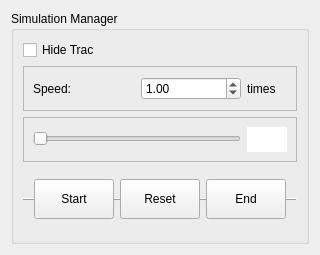
<?xml version="1.0" encoding="UTF-8"?>
<ui version="4.0">
 <class>TaskBox_SimulationManager</class>
 <widget class="QWidget" name="TaskBox_SimulationManager">
  <property name="enabled">
   <bool>true</bool>
  </property>
  <property name="geometry">
   <rect>
    <x>0</x>
    <y>0</y>
    <width>320</width>
    <height>255</height>
   </rect>
  </property>
  <property name="sizePolicy">
   <sizepolicy hsizetype="Preferred" vsizetype="Minimum">
    <horstretch>0</horstretch>
    <verstretch>0</verstretch>
   </sizepolicy>
  </property>
  <property name="minimumSize">
   <size>
    <width>0</width>
    <height>0</height>
   </size>
  </property>
  <property name="maximumSize">
   <size>
    <width>16777215</width>
    <height>280</height>
   </size>
  </property>
  <property name="windowTitle">
   <string>Form</string>
  </property>
  <layout class="QVBoxLayout" name="verticalLayout_2">
   <item>
    <widget class="QGroupBox" name="groupBox">
     <property name="minimumSize">
      <size>
       <width>0</width>
       <height>0</height>
      </size>
     </property>
     <property name="maximumSize">
      <size>
       <width>16777215</width>
       <height>240</height>
      </size>
     </property>
     <property name="title">
      <string>Simulation Manager</string>
     </property>
     <layout class="QVBoxLayout" name="verticalLayout">
      <item>
       <widget class="QCheckBox" name="checkBox_HideTrajectory">
        <property name="text">
         <string>Hide Trac</string>
        </property>
       </widget>
      </item>
      <item>
       <widget class="QFrame" name="frame_3">
        <property name="maximumSize">
         <size>
          <width>16777215</width>
          <height>45</height>
         </size>
        </property>
        <property name="frameShape">
         <enum>QFrame::StyledPanel</enum>
        </property>
        <property name="frameShadow">
         <enum>QFrame::Raised</enum>
        </property>
        <layout class="QHBoxLayout" name="horizontalLayout">
         <item>
          <widget class="QLabel" name="label">
           <property name="maximumSize">
            <size>
             <width>16777215</width>
             <height>25</height>
            </size>
           </property>
           <property name="text">
            <string>Speed:</string>
           </property>
          </widget>
         </item>
         <item>
          <widget class="QDoubleSpinBox" name="doubleSpinBox_animStplen">
           <property name="minimumSize">
            <size>
             <width>0</width>
             <height>0</height>
            </size>
           </property>
           <property name="maximumSize">
            <size>
             <width>100</width>
             <height>16777215</height>
            </size>
           </property>
           <property name="minimum">
            <double>0.000000000000000</double>
           </property>
           <property name="maximum">
            <double>10.000000000000000</double>
           </property>
           <property name="singleStep">
            <double>0.200000000000000</double>
           </property>
           <property name="value">
            <double>1.000000000000000</double>
           </property>
          </widget>
         </item>
         <item>
          <widget class="QLabel" name="label_2">
           <property name="maximumSize">
            <size>
             <width>40</width>
             <height>16777215</height>
            </size>
           </property>
           <property name="text">
            <string>times</string>
           </property>
          </widget>
         </item>
        </layout>
       </widget>
      </item>
      <item>
       <widget class="QFrame" name="frame_2">
        <property name="maximumSize">
         <size>
          <width>16777215</width>
          <height>45</height>
         </size>
        </property>
        <property name="frameShape">
         <enum>QFrame::StyledPanel</enum>
        </property>
        <property name="frameShadow">
         <enum>QFrame::Raised</enum>
        </property>
        <layout class="QHBoxLayout" name="horizontalLayout_2">
         <item>
          <widget class="QSlider" name="timeSlider">
           <property name="minimumSize">
            <size>
             <width>0</width>
             <height>20</height>
            </size>
           </property>
           <property name="cursor">
            <cursorShape>OpenHandCursor</cursorShape>
           </property>
           <property name="mouseTracking">
            <bool>false</bool>
           </property>
           <property name="acceptDrops">
            <bool>false</bool>
           </property>
           <property name="maximum">
            <number>999</number>
           </property>
           <property name="singleStep">
            <number>1</number>
           </property>
           <property name="sliderPosition">
            <number>0</number>
           </property>
           <property name="tracking">
            <bool>false</bool>
           </property>
           <property name="orientation">
            <enum>Qt::Horizontal</enum>
           </property>
           <property name="invertedAppearance">
            <bool>false</bool>
           </property>
           <property name="invertedControls">
            <bool>false</bool>
           </property>
           <property name="tickPosition">
            <enum>QSlider::NoTicks</enum>
           </property>
          </widget>
         </item>
         <item>
          <widget class="QTextEdit" name="textEdit_timeDisplay">
           <property name="maximumSize">
            <size>
             <width>40</width>
             <height>25</height>
            </size>
           </property>
           <property name="frameShape">
            <enum>QFrame::NoFrame</enum>
           </property>
           <property name="frameShadow">
            <enum>QFrame::Plain</enum>
           </property>
          </widget>
         </item>
        </layout>
       </widget>
      </item>
      <item>
       <widget class="QFrame" name="frame">
        <property name="minimumSize">
         <size>
          <width>0</width>
          <height>0</height>
         </size>
        </property>
        <property name="frameShape">
         <enum>QFrame::HLine</enum>
        </property>
        <property name="frameShadow">
         <enum>QFrame::Raised</enum>
        </property>
        <layout class="QHBoxLayout" name="horizontalLayout_3">
         <item>
          <widget class="QPushButton" name="Button_Simulation">
           <property name="sizePolicy">
            <sizepolicy hsizetype="Minimum" vsizetype="Preferred">
             <horstretch>0</horstretch>
             <verstretch>0</verstretch>
            </sizepolicy>
           </property>
           <property name="minimumSize">
            <size>
             <width>0</width>
             <height>40</height>
            </size>
           </property>
           <property name="maximumSize">
            <size>
             <width>480</width>
             <height>480</height>
            </size>
           </property>
           <property name="text">
            <string>Start</string>
           </property>
          </widget>
         </item>
         <item>
          <widget class="QPushButton" name="Button_Reset">
           <property name="sizePolicy">
            <sizepolicy hsizetype="Minimum" vsizetype="Preferred">
             <horstretch>0</horstretch>
             <verstretch>0</verstretch>
            </sizepolicy>
           </property>
           <property name="minimumSize">
            <size>
             <width>0</width>
             <height>40</height>
            </size>
           </property>
           <property name="maximumSize">
            <size>
             <width>480</width>
             <height>480</height>
            </size>
           </property>
           <property name="text">
            <string>Reset</string>
           </property>
          </widget>
         </item>
         <item>
          <widget class="QPushButton" name="Button_End">
           <property name="sizePolicy">
            <sizepolicy hsizetype="Minimum" vsizetype="Minimum">
             <horstretch>0</horstretch>
             <verstretch>0</verstretch>
            </sizepolicy>
           </property>
           <property name="minimumSize">
            <size>
             <width>0</width>
             <height>40</height>
            </size>
           </property>
           <property name="maximumSize">
            <size>
             <width>480</width>
             <height>480</height>
            </size>
           </property>
           <property name="text">
            <string>End</string>
           </property>
          </widget>
         </item>
        </layout>
       </widget>
      </item>
     </layout>
    </widget>
   </item>
  </layout>
 </widget>
 <resources/>
 <connections/>
</ui>
